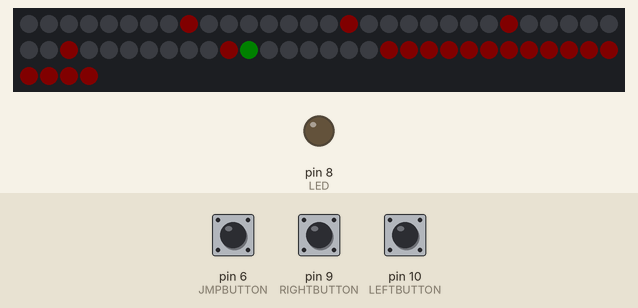
Bench run of a sketch on a simulated Arduino Uno, built with avr-gcc and run on an emulated ATmega328P. Parts: 64 RGB LEDs in strip order, left to right, continuing on the next row, output pins drawn as LEDs (lit = HIGH). The inputs (shaded band) are chosen by the test bench; at power-on: pin 9 (RIGHTBUTTON) HIGH, pin 6 (JMPBUTTON) HIGH, pin 10 (LEFTBUTTON) HIGH. Dim RGB values are drawn brighter than linear; the strip is taken to match the declared colour order. At 3.0 s the program stops and its outputs stay as they are.

Above: at 1.2 s.
1.3 s: pin 9 (RIGHTBUTTON) pulled LOW for 3.2 s
At 2.62 s:
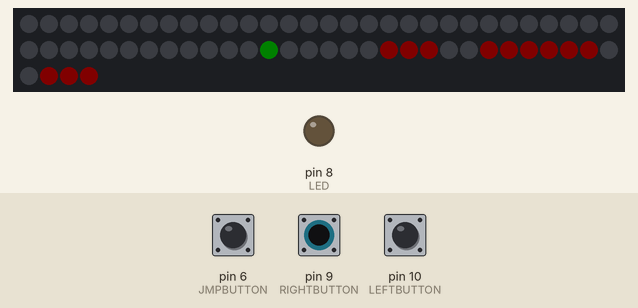
At 3.6 s:
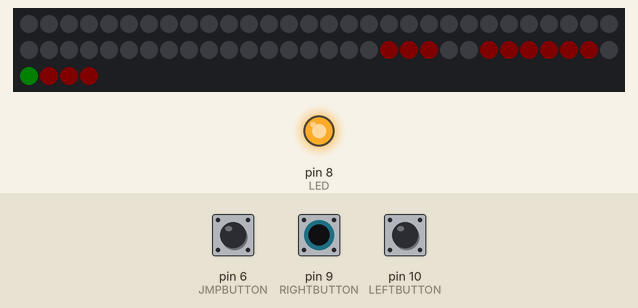
Timing chart, 0 to 4.5 s (numbered marks = the images above; inputs shaded):
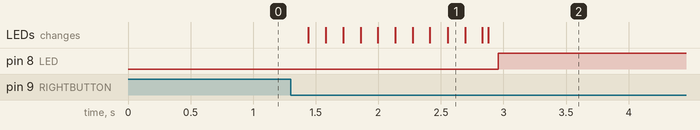

Measured:
- after the input at 1.3 s, pin 8 (LED): LOW → HIGH after 1.7 s; the LEDs: first change after 0.14 s (image 1 shows a later state)

The sketch:

Jump64_2.ino
```cpp
#include <Adafruit_NeoPixel.h>
#include "Hardware.h"
#include "GameObject.h"
#include "Player.h"
#include "Enemy.h"

const int helligkeit = 5;
Adafruit_NeoPixel matrix(NUMLEDS, PIXPIN, NEO_RGB + NEO_KHZ800);

//0 = Lueft, 1 = Wand/Boden
const byte level_1[8] = {
  B00000000,
  B10000000,
  B10000000,
  B10000000,
  B10000000,
  B10000000,
  B11111111,
  B11111111
};
const byte level_2[8] = {
  B00000000,
  B00000000,
  B00000000,
  B00000000,
  B00000000,
  B00000000,
  B11100111,
  B11100111
};

const byte level_3[8] = {
  B00000000,
  B00000000,
  B00000000,
  B00000000,
  B00000000,
  B00000000,
  B11111111,
  B11111111
};

const byte level_4[8] = {
  B00000000,
  B00000000,
  B00000000,
  B00000000,
  B00000000,
  B00011111,
  B00000000,
  B11000000
};
const byte level_5[8] = {
  B00000000,
  B00000000,
  B00000000,
  B00000000,
  B00000000,
  B11001111,
  B00000000,
  B00000000
};
const byte level_6[8] = {
  B01000000,
  B01011111,
  B01000001,
  B01111001,
  B00001001,
  B11101001,
  B00100001,
  B00111111
};


const int MAX_LEVELS = 6;
const byte* world[MAX_LEVELS] = { level_1, level_2, level_3, level_4, level_5, level_6 };

uint8_t currentLevel = 0;
const byte* currentMap = world[0];
bool isDead = false;

Player player(1.f, 5.99f);
Enemy enemy(6.f, 5.99f);
Enemy enemy2(6.f, 4.99f);

void setup() {
  pinMode(JMPBUTTON, INPUT_PULLUP);
  pinMode(RIGHTBUTTON, INPUT_PULLUP);
  pinMode(LEFTBUTTON, INPUT_PULLUP);
  pinMode(LED, OUTPUT);
  digitalWrite(LED, LOW);

  matrix.begin();
  matrix.setBrightness(helligkeit);
  matrix.clear();
  matrix.show();
}

void loop() {
  static unsigned long millis_old = 0;
  unsigned long millis_current = millis();
  unsigned long dt = millis_current - millis_old;
  millis_old = millis_current;

  player.update(dt, currentMap);
  if (currentLevel == 2) {
    enemy.update(dt, currentMap);
  }
  if (currentLevel == 4) {
    enemy2.update(dt, currentMap);
  }

  if (player.getX() >= 8.f) {
    if (currentLevel < MAX_LEVELS) {
      currentLevel++;
      if (currentLevel > MAX_LEVELS - 1) {
        currentLevel = 0;
      }
      if (currentLevel == 2) {
        enemy.setX(7.99f);
      }
      if (currentLevel == 4) {
        enemy2.setX(7.99f);
      }
      player.setX(0.f);
      currentMap = world[currentLevel];
    } else {
      player.setX(7.99f);
    }
  } else if (player.getX() < 0.f) {
    if (currentLevel > 0) {
      currentLevel--;
      player.setX(7.99f);
      currentMap = world[currentLevel];
    } else {
      player.setX(0.f);
    }
  }

  if (player.getY() >= 8.0f) {
    isDead = true;
  }

  if (currentLevel == 2 || currentLevel == 4) {
    int pX = (int)player.getX();
    int pY = (int)player.getY();
    int eX = 0;
    int eY = 0;
    if (currentLevel == 2) {
      eX = (int)enemy.getX();
      eY = (int)enemy.getY();
    }
    if (currentLevel == 4) {
      eX = (int)enemy2.getX();
      eY = (int)enemy2.getY();
    }

    if (pX == eX && (pY == eY || pY == eY - 1)) {
      isDead = true;
    }
  }
  if (isDead) {
    digitalWrite(LED, HIGH);
    while (true)
      ;
  }

  matrix.clear();
  for (int y = 0; y < 8; y++) {
    for (int x = 0; x < 8; x++) {
      if (bitRead(currentMap[y], 7 - x)) {
        matrix.setPixelColor((y << 3) | x, 255, 0, 0);
      }
    }
  }
  player.draw(matrix);
  if (currentLevel == 2) {
    enemy.draw(matrix);
  }
  if (currentLevel == 4) {
    enemy2.draw(matrix);
  }
  matrix.show();
}
```

Enemy.h
```cpp
#pragma once
#include "GameObject.h"
#include "Arduino.h"

class Enemy : public GameObject {
private:
  float speed = 0.0025f;
  int direction = 1;

public:
  Enemy(float startX, float startY)
    : GameObject(startX, startY) {}

  void update(unsigned long dt, const byte *levelMap) override {
    float oldX = x;

    x += speed * dt * direction;

    int px = (int)x;
    int py = (int)y;

    if (px >= 8) {
      x = 7.99f;
      direction = -1;
      px = (int)x;
    } else if (px < 0) {
      x = 0.f;
      direction = 1;
      px = (int)x;
    }

    if (px >= 0 && px <= 7 && py >= 0 && py <= 7) {
      if (bitRead(levelMap[py], 7 - px)) {
        x = oldX;
        direction *= -1;
      } else if (py + 1 <= 7) {
        if (bitRead(levelMap[py + 1], 7 - px) == 0) {
          x = oldX;
          direction *= -1;
        }
      }
    }
  }


  void draw(Adafruit_NeoPixel &mat) override {
    int px = (int)x;
    int py = (int)y;
    mat.setPixelColor(getIndex(px, py), 0, 0, 255);

    if (py - 1 >= 0) {
      mat.setPixelColor(getIndex(px, py - 1), 0, 0, 255);
    }
  }
};
```

GameObject.h
```cpp
#pragma once
class GameObject {
protected:
  float x, y;

public:
  GameObject(float startX, float startY)
    : x(startX), y(startY) {}

  int getIndex(int posX, int posY) {
    return (posY << 3) | posX;
  }

  virtual void update(unsigned long dt, const byte* levelMap) = 0;
  virtual void draw(Adafruit_NeoPixel &mat) = 0;

  float getX() {
    return x;
  }
  float getY() {
    return y;
  }

  void setX(float newX) {
    x = newX;
  }

  void setY (float newY){
    y = newY;
  }
};
```

Hardware.h
```cpp
#define PIXPIN 7
#define NUMLEDS 64
#define JMPBUTTON 6
#define RIGHTBUTTON 9
#define LEFTBUTTON 10
#define LED 8
```

Player.h
```cpp
#pragma once
#include "GameObject.h"
#include "Arduino.h"
#include "Hardware.h"

class Player : public GameObject {
private:
  float speed = 0.0072f;
  float velocityY = 0.f;
  float gravity = 0.00005;
  float jumpForce = -0.021f;
  bool isGrounded = true;

public:
  Player(float startX, float startY)
    : GameObject(startX, startY) {}

  void update(unsigned long dt, const byte *levelMap) override {
    float oldX = x;
    //Laufen
    if (!digitalRead(RIGHTBUTTON)) x += speed * dt;
    if (!digitalRead(LEFTBUTTON)) x -= speed * dt;

    int px = (int)x;
    int py = (int)y;

    //X-Kollision
    if (px >= 0 && px <= 7 && py >= 0 && py <= 7) {
      if (bitRead(levelMap[py], 7 - px)) {  //Wand getroffen
        x = oldX;
        px = (int)x;
      }
    }
    //Y-Kollision
    velocityY += gravity * dt;
    y += velocityY * dt;

    if (y < 0.f) {
      y = 0.f;
    }
    py = (int)y;
    isGrounded = false;
    if (px >= 0 && px <= 7 && py >= 0 && py <= 7) {
      if (bitRead(levelMap[py], 7 - px)) {  //Boden / Plattform getroffen
        if (velocityY > 0) {
          y = (float)py - 0.01f;
          isGrounded = true;
        } else if (velocityY < 0) {
          y = (float)py + 1.f;
        }
        velocityY = 0.f;
      }
    }
    //Springen
    if (!digitalRead(JMPBUTTON) && isGrounded) {
      isGrounded = false;
      velocityY = jumpForce;
    }
  }

  void draw(Adafruit_NeoPixel &mat) override {
    mat.setPixelColor(getIndex((int)x, (int)y), 0, 255, 0);
  }
};
```
